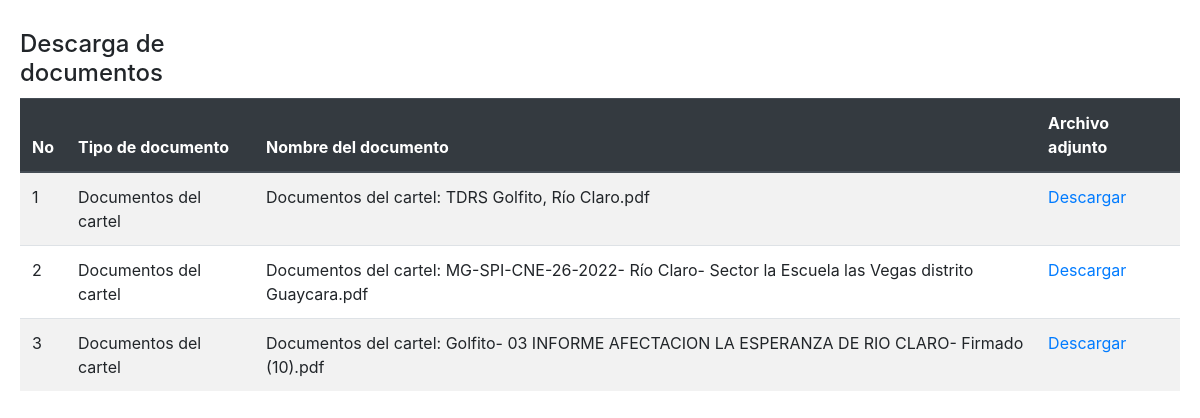
The app's page /descargaDoc.php?concurso_numero_procedimiento=2022PI-000236-0006500001 with its own data.
### tables this page shows
CREATE TABLE `enlace_detalle_concursos` (
  `id` int(11) NOT NULL,
  `concurso_numero_procedimiento` varchar(200) NOT NULL,
  `nombre` varchar(200) NOT NULL,
  `link` varchar(200) NOT NULL
);

### descargaDoc.php (the view, shortened to what this page needs)
<?php
$concurso_numero_procedimiento = $_GET['concurso_numero_procedimiento'];
$query = "SELECT * FROM enlace_detalle_concursos WHERE concurso_numero_procedimiento = '" . $concurso_numero_procedimiento . "' AND nombre LIKE '%Documentos del cartel: %'";
$result = filterRecord($query);
function filterRecord($query)
{
    include "conect.php";
    $filter_result = mysqli_query($mysqli, $query);
    return $filter_result;
}
?>
<!DOCTYPE html>
<html>
<head>
    <link rel="stylesheet" href="https://cdn.jsdelivr.net/npm/bootstrap@4.3.1/dist/css/bootstrap.min.css">
    <link rel="stylesheet" href="styles.css">
</head>
<body class="body">
    <header id="header">
        <header id="header">
            <div class="row">
                <div class="col-2 sidebar">
                    <h4 class="volver">Descarga de documentos</h4>
                </div>
            </div>
        </header>
    </header>
    <?php
    echo "<table class='table table-striped '>
    <thead class='thead-dark'>
    <tr>
    <th>No</th>
    <th>Tipo de documento</th>
	<th>Nombre del documento</th>
	<th>Archivo adjunto</th>
    </tr>
    </thead>";
    $iterator = 0;
    while ($row = mysqli_fetch_array($result)) {
        $iterator += 1;
        echo "<tbody>";
        echo "<tr>";
        echo "<td>" . $iterator . "</td>";
        echo "<td>Documentos del cartel	</td>";
        echo "<td>" . $row['nombre'] . "</td>";
        echo "<td><a href='" . $row['link'] . "'>Descargar</a></td>";
        echo "</tr>";
        echo "<tbody";
    }
    ?>
</body>
</html>

### styles.css (style rules this page uses)
.body { margin: 20px; }
.volver { margin: 10px 0px; }
.table tr th { cursor: pointer; -webkit-user-select: none; -moz-user-select: none; -ms-user-select: none; user-select: none; }

### records on screen
enlace_detalle_concursos: nombre "Documentos del cartel: TDRS Golfito, Río Claro.pdf"
enlace_detalle_concursos: nombre "Documentos del cartel: MG-SPI-CNE-26-2022- Río Claro- Sector la Escuela las Vegas distrito Guaycara.pdf"
enlace_detalle_concursos: nombre "Documentos del cartel: Golfito- 03 INFORME AFECTACION LA ESPERANZA DE RIO CLARO- Firmado (10).pdf"
